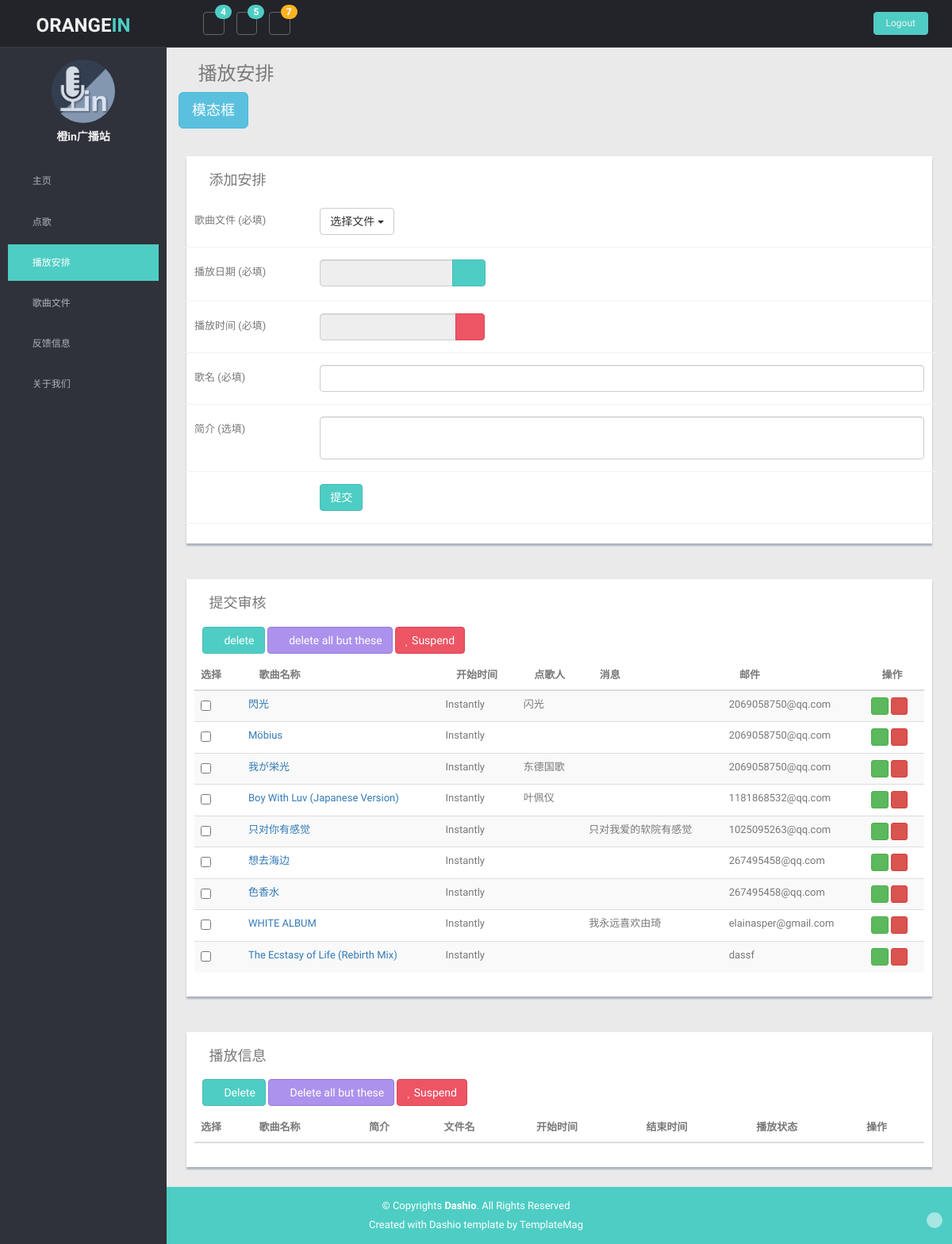
/arrangements, run on an earlier commit of the app's database.
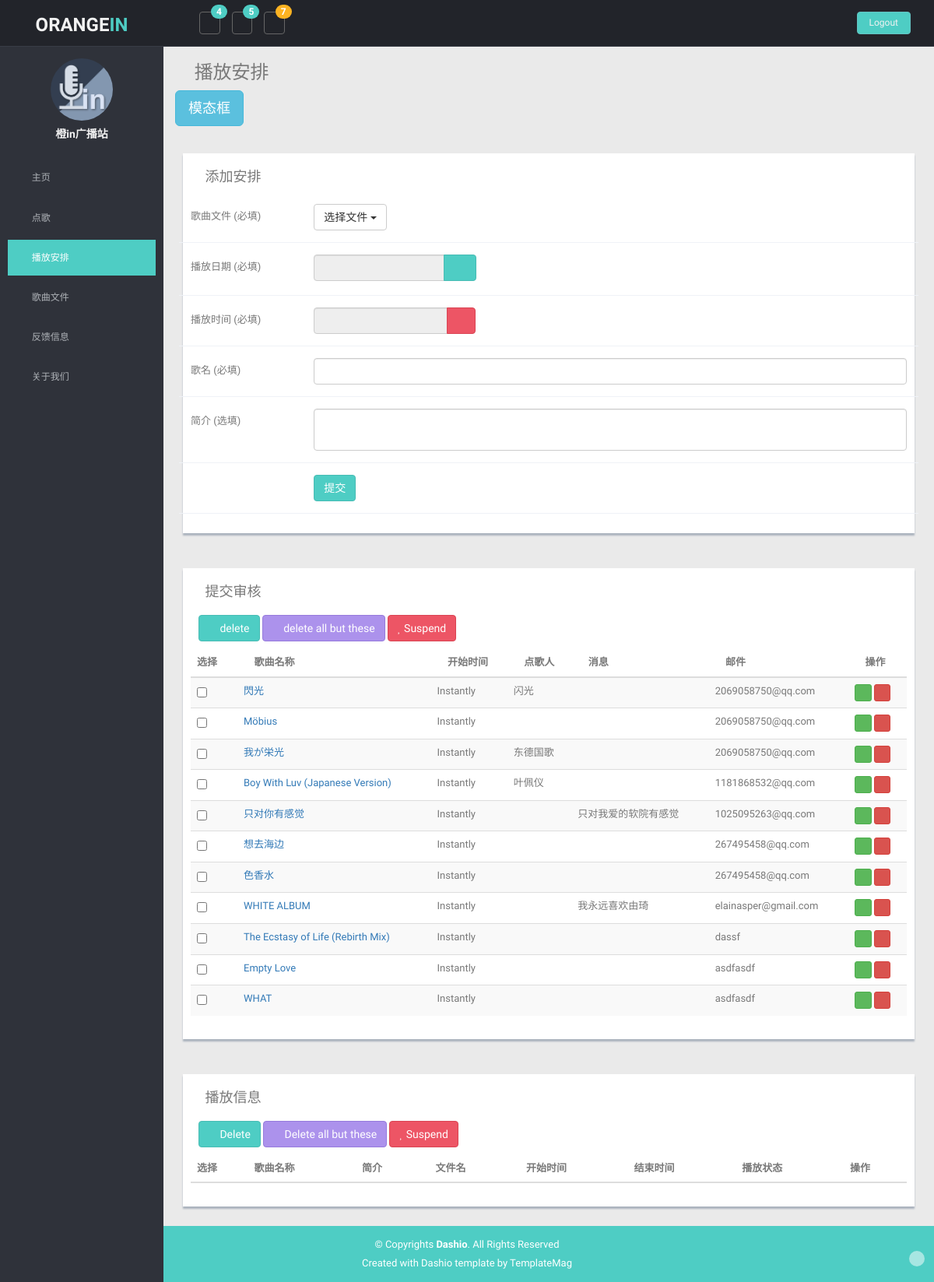
And on a later commit of the database.
### models.py (models this page shows, shortened)
class SongSubmit(Base):
    __tablename__ = 'SongSubmit'
    id = Column(String, primary_key=True)
    shared_link = Column(String)
    expDatetime = Column(DateTime(timezone=True))
    email = Column(String)
    name = Column(String)
    message = Column(String)
    is_proceeded = Column(Boolean, default=False)
    fk_downloaded_song = Column(String, ForeignKey("DownloadedSong.key"))
    downloaded_song = relationship("DownloadedSong", back_populates="song_submit")

class DownloadedSong(Base):
    __tablename__ = 'DownloadedSong'
    key = Column(String, primary_key=True, index=True)
    filename = Column(String, ForeignKey("File.filename"))
    picture_link = Column(String)
    title = Column(String, index=True)
    artist = Column(String, index=True)
    shared_link = Column(String, index=True)
    download_link = Column(String, index=True)
    file = relationship("File", back_populates="downloaded_song")
    song_submit = relationship("SongSubmit", back_populates="downloaded_song")

### main.py (the view)
@app.get("/arrangements", response_class=HTMLResponse)
async def arrangements(request: Request, db: Session = Depends(get_db)):
    arrangements = models.Arrangement.get_planned(db)
    cur_arrangement = models.Arrangement.get_current(db)
    return template.TemplateResponse('arrangements.html', {
        "request": request,
        "arrangements": arrangements,
        "cur_arrangement": cur_arrangement,
        "files": models.File.get(db),
        "song_submit": models.SongSubmit.get(db)
    })

### html_template/templates/arrangements.html (shortened to what the changed rows need)
<!DOCTYPE html>
<html lang="en">
<head>
    <link href="{{ url_for('static',path='lib/bootstrap/css/bootstrap.min.css') }}" rel="stylesheet">
    <link href="{{ url_for('static',path='lib/font-awesome/css/font-awesome.css') }}" rel="stylesheet"/>
    <link href="{{ url_for('static',path='css/style.css') }}" rel="stylesheet">
    <link href="{{ url_for('static',path='css/style-responsive.css') }}" rel="stylesheet">
    <link rel="stylesheet" type="text/css"
          href="{{ url_for('static',path='lib/bootstrap-fileupload/bootstrap-fileupload.css') }}"/>
    <link rel="stylesheet" type="text/css"
          href="{{ url_for('static',path='lib/bootstrap-datepicker/css/datepicker.css') }}"/>
    <link rel="stylesheet" type="text/css"
          href="{{ url_for('static',path='lib/bootstrap-daterangepicker/daterangepicker.css') }}"/>
    <link rel="stylesheet" type="text/css"
          href="{{ url_for('static',path='lib/bootstrap-timepicker/compiled/timepicker.css') }}"/>
    <link rel="stylesheet" type="text/css"
          href="{{ url_for('static',path='lib/bootstrap-datetimepicker/datertimepicker.css') }}"/>
</head>
<body>
<section id="container">
    <section id="main-content">
        <section class="wrapper site-min-height">
            <div class="row mt">
                <div class="col-md-12">
                    <div class="form-panel">
                        <table class="table table-striped table-advance table-hover">
                            <thead>
                            <tr>
                                <th style="width: 60px"> 选择</th>
                                <th class="hidden-sm hidden-xs"><i class="fa fa-bullhorn"></i> 歌曲名称</th>
                                <th><i class="fa fa-bookmark"></i> 开始时间</th>
                                <th><i class="fa fa-bookmark"></i> 点歌人</th>
                                <th class="hidden-md hidden-sm hidden-xs"><i class="fa fa-question-circle"></i> 消息
                                </th>
                                <th class="hidden-xs"><i class="fa fa-bookmark"></i> 邮件</th>
                                <th><i class=" fa fa-edit"></i> 操作</th>
                            </tr>
                            </thead>
                            <tbody>
                            {% if song_submit %}
                            {% for submit in song_submit %}
                            <tr id="{{submit.id}}">
                                <td>
                                    <input type="checkbox" name="select-arrangement">
                                </td>
                                <td class="hidden-sm hidden-xs">
                                    <a href="{{submit.downloaded_song.shared_link}}">{{submit.downloaded_song.title}}</a>
                                </td>
                                <td>
                                    {{submit.expDatetime | localize}}
                                </td>
                                <td>{{submit.name}}</td>
                                <td class="hidden-md hidden-sm hidden-xs">{{submit.message}}</td>
                                <td class="hidden-xs">{{submit.email}}</td>
                                <td>
                                    <button class="btn btn-success btn-xs accept" data-toggle="modal" data-target="#myModal"><i class="fa fa-check"></i></button>
                                    <button class="btn btn-danger btn-xs reject"><i class="fa fa-trash-o "></i></button>
                                </td>
                            </tr>
                            {% endfor %}
                            {% endif %}
                            </tbody>
                        </table>
                    </div>
                </div>
            </div>
            <div class="row mt">
                <div class="col-md-12">
                    <div class="form-panel">
                        <table class="table table-striped table-advance table-hover">
                            <thead>
                            <tr>
                                <th style="width: 60px"> 选择</th>
                                <th class="hidden-sm hidden-xs"><i class="fa fa-bullhorn"></i> 歌曲名称</th>
                                <th class="hidden-md hidden-sm hidden-xs"><i class="fa fa-question-circle"></i> 简介
                                </th>
                                <th><i class="fa fa-bookmark"></i> 文件名</th>
                                <th><i class="fa fa-bookmark"></i> 开始时间</th>
                                <th class="hidden-xs"><i class="fa fa-bookmark"></i> 结束时间</th>
                                <th><i class=" fa fa-edit"></i> 播放状态</th>
                                <th><i class=" fa fa-edit"></i> 操作</th>
                            </tr>
                            </thead>
                        </table>
                    </div>
                </div>
            </div>
        </section>
    </section>
</section>
</body>
</html>

What changed in the data, as far as the page shows it:
added SongSubmit: downloaded_song "Empty Love", expDatetime "Instantly", email "asdfasdf"
added SongSubmit: downloaded_song "WHAT", expDatetime "Instantly", email "asdfasdf"
